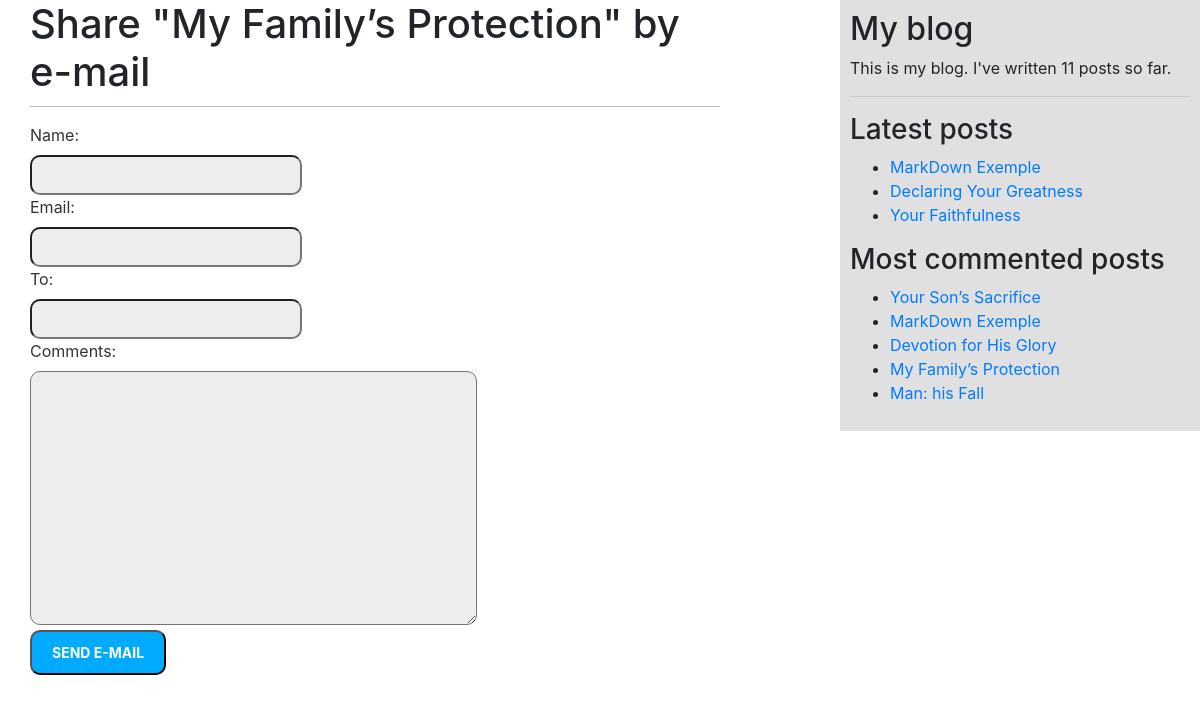
The app's page /BlogApp/2/share/ with its own data.
### BlogApp/models.py (models this page shows, shortened)
class Post(models.Model):
    STATUS_CHOICES = (
        ('draft', 'Draft'),
        ('published', 'Published'),
    )
    title = models.CharField(max_length=250)
    slug = models.SlugField(max_length=250,
                            unique_for_date='publish')
    author = models.ForeignKey(User,
                               on_delete=models.CASCADE,
                               related_name='blog_posts')
    body = models.TextField()
    publish = models.DateTimeField(default=timezone.now)
    created = models.DateTimeField(auto_now_add=True)
    updated = models.DateTimeField(auto_now=True)
    status = models.CharField(max_length=10,
                              choices=STATUS_CHOICES,
                              default='draft')
    objects = models.Manager()
    published = PublishedManager()
    tags = TaggableManager()
    class Meta:
        ordering = ('-publish',)
    def get_absolute_url(self):
        return reverse('BlogApp:post_detail',
                       args=[self.publish.year,
                             self.publish.month,
                             self.publish.day,
                             self.slug])

### BlogApp/views.py (the view)
# urls.py: path('<int:post_id>/share/', views.post_share, name='post_share'),
def post_share(request, post_id):
    post = get_object_or_404(Post, id=post_id, status='published')
    sent = False
    if request.method == 'POST':
        form = EmailPostForm(request.POST)
        if form.is_valid():
            cd = form.cleaned_data
            post_url = request.build_absolute_uri(post.get_absolute_url())
            subject = f"{cd['name']} recommends you read {post.title}"
            message = f"Read {post.title} at {post_url}\n\n{cd['name']}'s comments: {cd['comments']}"
            send_mail(subject, message, config('EMAIL_HOST_USER'), [cd['to']])
            sent = True
    else:
        form = EmailPostForm()
    return render(request, 'BlogApp/post/share.html', {'post': post,
                                                       'form': form,
                                                       'sent': sent})

### BlogApp/forms.py
class EmailPostForm(forms.Form):
    name = forms.CharField(max_length=25)
    email = forms.EmailField()
    to = forms.EmailField()
    comments = forms.CharField(required=False,
                               widget=forms.Textarea)

### BlogApp/models.py (called while the page is built)
    def get_queryset(self):
        return super().get_queryset().filter(status='published')

### BlogApp/templatetags/blog_tags.py (called while the page is built)
@register.simple_tag
def total_posts():
    return Post.published.count()

@register.inclusion_tag('BlogApp/post/latest_post.html')
def show_latest_posts(count=5):
    latest_posts = Post.published.order_by('-publish')[:count]
    return {'latest_posts': latest_posts}

@register.simple_tag
def get_most_commented_posts(count=5):
    return Post.published.annotate(
        total_comments=Count('comments')
    ).order_by('-total_comments')[:count]

### BlogApp/templates/BlogApp/post/share.html (shortened to what this page needs)
{% extends 'BlogApp/base.html' %}
{% block content %}
    {% if sent %}
        <h1>E-mail successfully sent</h1>
        <p>
            "{{ post.title }}" was successfully sent to {{ form.cleaned_data.to }}.
        </p>
    {% else %}
        <h1>Share "{{ post.title }}" by e-mail</h1>
        <form method="post">
            {{ form.as_p }}
            <input type="submit" value="Send e-mail">
        </form>
    {% endif %}
{% endblock %}

### BlogApp/templates/BlogApp/base.html (shortened to what this page needs)
{% load blog_tags %}
{% load static %}
<!DOCTYPE html>
<html lang="en">
<head>
    <link href="{% static "css/reset.css" %}" rel="stylesheet">
    <link href="{% static "css/BlogApp.css" %}" rel="stylesheet">
    <link href="{% static '/css/bootstrap.min.css' %}" rel="stylesheet">
</head>
<body>
<div id="content">
    {% block content %}
    {% endblock %}
</div>
<div id="sidebar">
    <h2>My blog</h2>
    <p>This is my blog. I've written {% total_posts %} posts so far.</p>
    <hr>
    <h3>Latest posts</h3>
    {% show_latest_posts 3 %}
    <h3>Most commented posts</h3>
    {% get_most_commented_posts as most_commented_posts %}
    <ul>
        {% for post in most_commented_posts %}
            <li>
                <a href="{{ post.get_absolute_url }}">{{ post.title }}</a>
            </li>
        {% endfor %}
    </ul>
</div>
</body>
</html>

### BlogApp/templates/BlogApp/post/latest_post.html
<ul>
    {% for post in latest_posts %}
        <li>
            <a href="{{ post.get_absolute_url }}">{{ post.title }}</a>
        </li>
    {% endfor %}
</ul>

### BlogApp/static/css/BlogApp.css (style rules this page uses)
body { margin:0; padding:0; font-family:helvetica, sans-serif; }
a { color:#00abff; text-decoration:none; }
h1 { font-weight:normal; border-bottom:1px solid #bbb; padding:0 0 10px 0; }
h2 { font-weight:normal; margin:30px 0 0; }
#content { float:left; width:60%; padding:0 0 0 30px; }
#sidebar { float:right; width:30%; padding:10px; background: #e0e0e0; height:100%; }
label { float:left; clear:both; color:#333; margin-bottom:4px; }
input, textarea { clear:both; float:left; margin:0 0 10px; background: #ededed; padding:6px 10px; font-size:12px; border-radius: 10px; }
input[type=submit] { font-weight:bold; background:#00abff; color:#fff; padding:10px 20px; font-size:14px; text-transform:uppercase; margin-block: 5px; }

### records on screen
Post: title "My Family’s Protection"
Post: title "MarkDown Exemple"
Post: title "Declaring Your Greatness"
Post: title "Your Faithfulness"
Post: title "Your Son’s Sacrifice"
Post: title "Devotion for His Glory"
Post: title "Man: his Fall"
